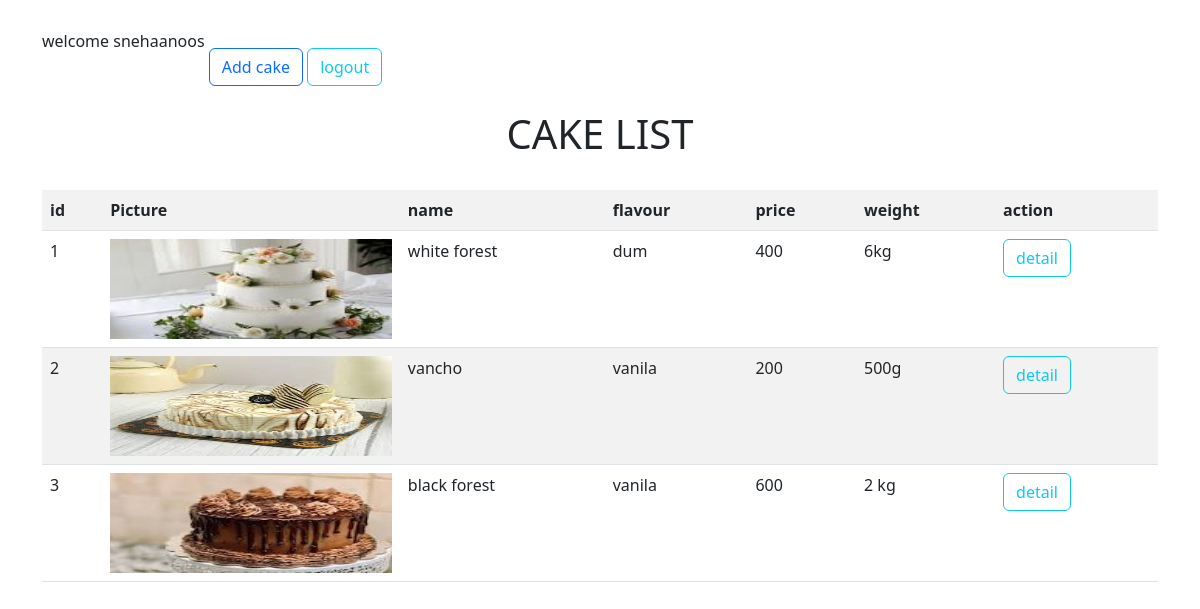
Screenshot of /cake/list/ (signed in) with the database file from the repository.
### myapp/models.py (models this page shows, shortened)
class Cake(models.Model):
    name=models.CharField(max_length=200)
    flavour=models.CharField(max_length=200)
    options=(
        ("round","round"),
        ("square","square"),
        ("heart","heart"),
        ("other","other")
    )
    shape=models.CharField(max_length=200,choices=options,default="round",blank=True,null=True)
    layer=models.CharField(max_length=100)
    description=models.CharField(max_length=300,null=True,blank=True)
    weight=models.CharField(max_length=200)
    price=models.PositiveIntegerField()
    pic=models.ImageField(upload_to="pictures",null=True,blank=True)

### myapp/views.py (the view)
# urls.py: path("cake/list/",views.CakeListView.as_view(),name="cakelist"),
class CakeListView(View):
    def get(self,request,*args,**kwargs):
        qs=Cake.objects.all()
        return render(request,"cake-list.html",{"cakes":qs})

### myapp/templates/cake-list.html (shortened to what this page needs)
<!DOCTYPE html>
<html lang="en">
<head>
    <link href="https://cdn.jsdelivr.net/npm/bootstrap@5.3.0-alpha1/dist/css/bootstrap.min.css" rel="stylesheet">
</head>
<body>
       <div class="container">
        welcome {{request.user}}
        <a href="{%url 'cakeadd'%}" class="btn btn-outline-primary mt-5">Add cake</a>
        <a href="{%url 'signout'%}" class="btn btn-outline-info mt-5">logout</a>
        <h1 class="text-center p-4">CAKE LIST</h1>
        <table class="table table-striped">
            <tr>
             <th>id</th>
             <th>Picture</th>
             <th>name</th>
             <th>flavour</th>
             <th>price</th>
             <th>weight</th>
             <th>action</th>
            </tr>
            {%for i in cakes%}
             <tr>
                 <div>
                     <td>{{forloop.counter}}</td>
                     <td>
                        {%if i.pic%}
                        <img src="{{i.pic.url}}" width="50%" height="100px"  class="card-img-top" alt="...">
                        {%endif%}
                        </td>
                     <td>{{i.name}}</td>
                     <td>{{i.flavour}}</td>
                     <td>{{i.price}}</td>
                     <td>{{i.weight}}</td>
                     <td>
                        <a href="{%url 'cakedetail' i.id%}" class="btn btn-outline-info">detail</a>
                     </td>
                 </div>
             </tr>
            {%endfor%}
         </table>
       </div>
</body>
</html>

### rows the page displays
Cake: pic (picture), name "white forest", flavour "dum", price "400", weight "6kg"
Cake: pic (picture), name "vancho", flavour "vanila", price "200", weight "500g"
Cake: pic (picture), name "black forest", flavour "vanila", price "600", weight "2 kg"

### other values shown
{{ request.user }} "snehaanoos"
